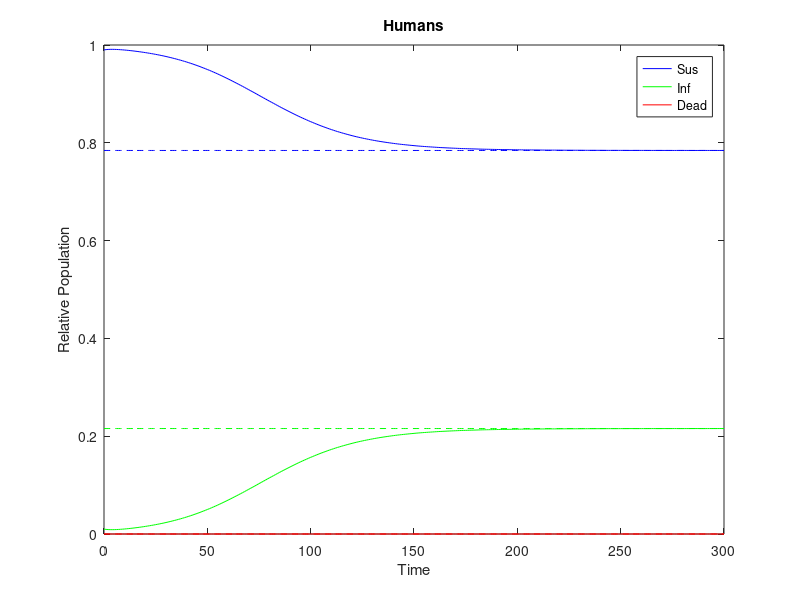
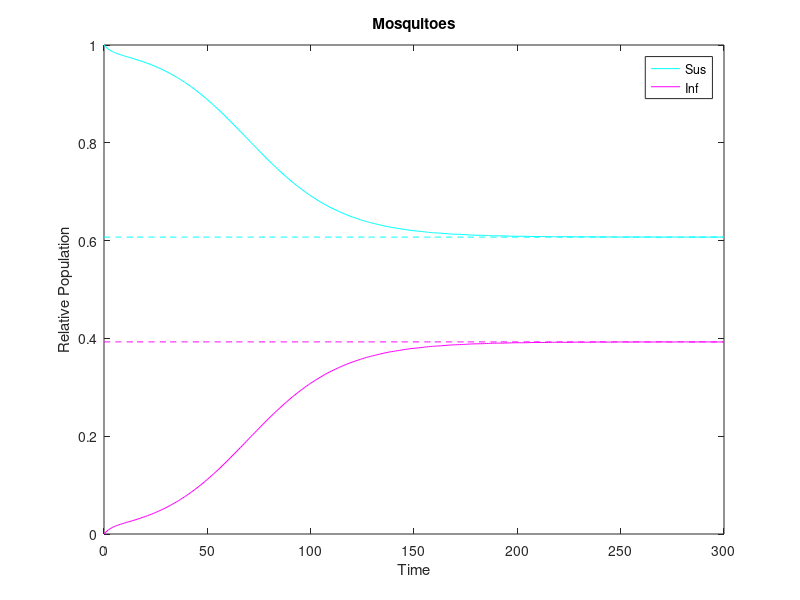

The MATLAB script that drew these images, in order:
function PlotODEs

% Creates Timespace
t = linspace(0,300,301);

% Ratio of mosquitos to humans
M = 1;

% Set Rates
r = 1/14;
%r = 0.001;
i = 1/20;
%i = 0.00001;
d = 0;
c = 1/6;
%c = 0.002;
b = 1/2;
%b = 0.00002;

% Set initial values
x0 = [0.99;0.01;0;1*M;0*M];
x1 = [0.5;0.5;0;0.5*M;0.5*M];
x2 = [(r*(b+c))/(b*(i+r));(b*i-c*r)/(b*(i+r));0;(c*(i+r))/(i*(b+c));(b*i-c*r)/(i*(b+c))];

% Create non-linear ODE
f = @(t,x) [r*x(2)-i*x(1)*x(5);-(r+d)*x(2)+i*x(1)*x(5);d*x(2); ... 
    c*x(5)-b*x(2)*x(4);-c*x(5)+b*x(2)*x(4)];

% Solve ODE using ode45
opts = odeset('RelTol',1e-3, 'AbsTol' ,1e-6);
[t,x] = ode45(f,t,x0,opts);

% Plot humans
figure;
plot(t,x(:,1),'b-',t,x(:,2),'g-',t,x(:,3),'r-');
hold on
plot(t,ones(size(t))*x2(1),'b--')
plot(t,ones(size(t))*x2(2),'g--')
plot(t,ones(size(t))*x2(3),'r--')
xlabel('Time'); ylabel('Relative Population')
legend('Sus','Inf','Dead')
title('Humans')

% Plot mosquitos
figure;
plot(t,x(:,4),'c-',t,x(:,5),'m-');
hold on
plot(t,ones(size(t))*x2(4),'c--')
plot(t,ones(size(t))*x2(5),'m--')
xlabel('Time'); ylabel('Relative Population')
legend('Sus','Inf')
title('Mosquitoes')

end

